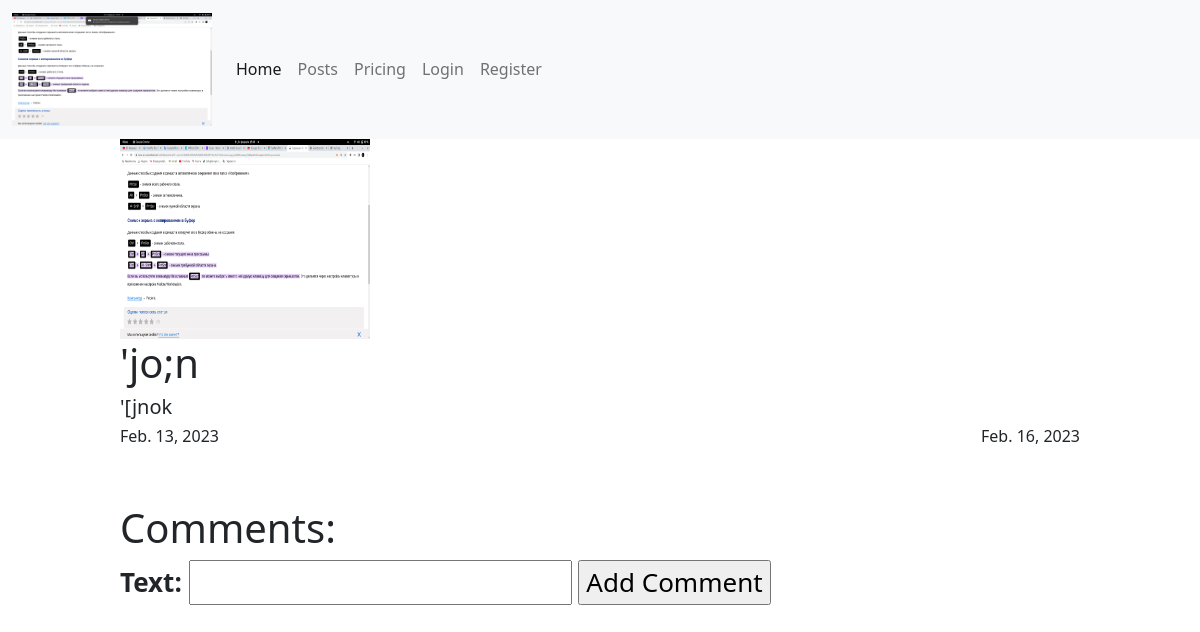
The page /posts/3/ on the database as committed earlier.
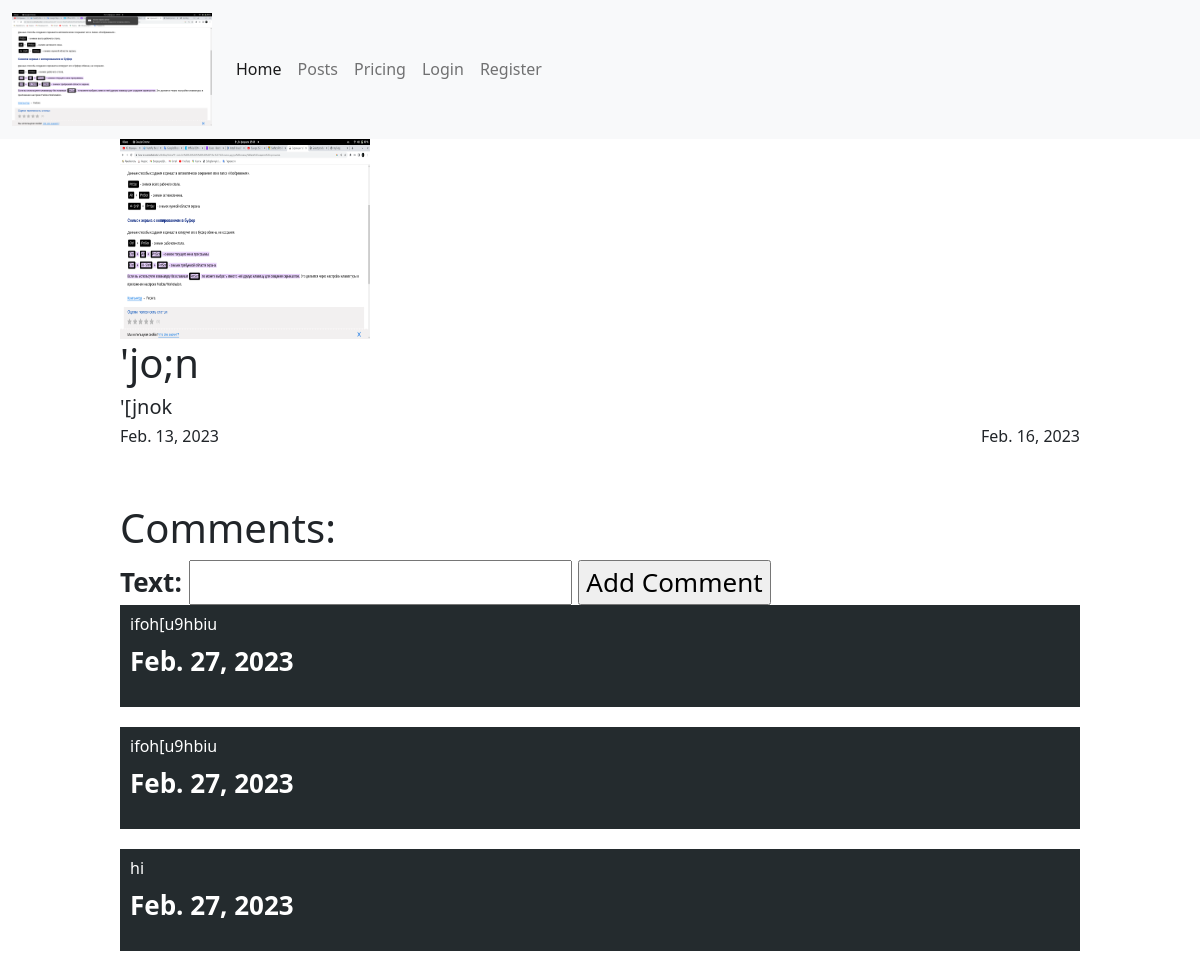
The same page on the database as committed later.
### posts/models.py (models this page shows, shortened)
class Post(models.Model):
    image = models.ImageField(blank=True, null=True)
    title = models.CharField(max_length=255)
    description = models.TextField()
    rate = models.FloatField(default=0.0)
    create_date = models.DateField(auto_now_add=True)
    modefied_date = models.DateField(auto_now=True)
    hashtags = models.ManyToManyField(Hashtag, blank=True)

class Comment(models.Model):
    text = models.CharField(max_length=355)
    post = models.ForeignKey(Post, on_delete=models.CASCADE, related_name='comments')
    create_date = models.DateField(auto_now_add=True)

### posts/views.py (the view, shortened to what this page needs)
# urls.py: path('posts/<int:id>/', post_view),
def post_view(request, id):
    if request.method == 'GET':
        post = Post.objects.get(id=id)
        context = {
            'post': post,
            'comments': post.comments.all(),
            'form': CommentCreateForm
        }
        return render(request, 'posts/detail.html', context=context)

### templates/posts/detail.html (shortened to what this page needs)
{% extends 'layouts/index.html' %}
{% block content %}
    <div class="post">
        <img src="/media/{{ post.image }}" alt="">
        <h1>{{ post.title }}</h1>
        <h5>{{ post.description }}</h5>
        <div class="dates">
            <h6>{{ post.create_date }}</h6>
            <h6>{{ post.modefied_date }}</h6>
        </div>
        <div class="comments_title">
            <div class="comments">
                <h1>Comments:</h1>
                <form action="/posts/{{ post.id }}/" method="post">
                    {{ form }}
                    <input type="submit" value="Add Comment">
                </form>
                {% for comment in comments %}
                    <div class="comment_block">
                        <h6>{{ comment.text }}</h6>
                        <p>{{ comment.create_date }}</p>
                    </div>
                {% endfor %}
            </div>
        </div>
    </div>
{% endblock %}

### templates/layouts/index.html (shortened to what this page needs)
{% load static %}
<!DOCTYPE html>
<html lang="en">
<head>
    <link rel="stylesheet"
          href="https://cdn.jsdelivr.net/npm/bootstrap@5.2.3/dist/css/bootstrap.min.css"
>
</head>
<body>
    <nav class="navbar navbar-expand-lg bg-light">
  <div class="container-fluid">
    <a class="navbar-brand" href="#"><img src="{% static 'Снимок_экрана_от_2023-02-14_15-39-26_nFMwueb.png' %}" style="width: 200px" alt="">
    </a>
    <div class="collapse navbar-collapse" id="navbarNav">
      <ul class="navbar-nav">
        <li class="nav-item">
          <a class="nav-link active" aria-current="page" href="/">Home</a>
        </li>
        <li class="nav-item">
          <a class="nav-link" href="/posts">Posts</a>
        </li>
        <li class="nav-item">
          <a class="nav-link" href="#">Pricing</a>
        </li>
          {% if user.is_anonymous %}
              <li class="nav0item">
                  <a href="/users/login/" class="nav-link">Login</a>
              </li>
              <li class="nav-item">
                  <a href="/users/register/" class="nav-link">Register</a>
              </li>
          {% endif %}
      </ul>
    </div>
  </div>
</nav>
{% block content %}
{% endblock %}
</body>
</html>

### templates/posts/detail.html (style rules this page uses)
.post { width: 80%; margin-left: 10%; }
.post > img { width: 250px; height: 200px; }
.dates { display: flex; justify-content: space-between; }
.comments { margin-top: 50px; }
.comment_block { color: white; padding: 10px; margin-bottom: 20px; background: #242b2e; }
.comments_title { font-size: 26px; font-weight: bold; margin-top: 50px; }

Rows that differ between the two databases and show on the page:
added Comment: text "ifoh[u9hbiu", create_date "Feb. 27, 2023"
added Comment: text "ifoh[u9hbiu", create_date "Feb. 27, 2023"
added Comment: text "hi", create_date "Feb. 27, 2023"
